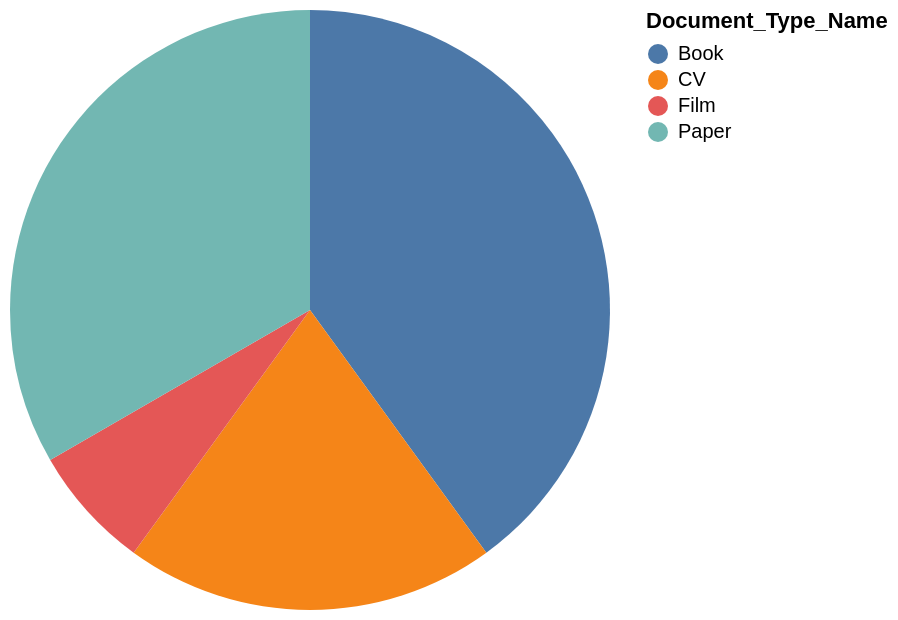

Vega-Lite specification stored for this chart:
### Vega-Lite specification from a JSON file in a GitHub repository (floating-point values rounded to 4 significant figures)
{"data": {"values": [{"x_data": "Book", "y_data": 6}, {"x_data": "CV", "y_data": 3}, {"x_data": "Film", "y_data": 1}, {"x_data": "Paper", "y_data": 5}]}, "mark": "arc", "encoding": {"theta": {"field": "y_data", "type": "quantitative", "title": "COUNT(Document_Type_Name)"}, "color": {"field": "x_data", "type": "nominal", "title": "Document_Type_Name"}}}
